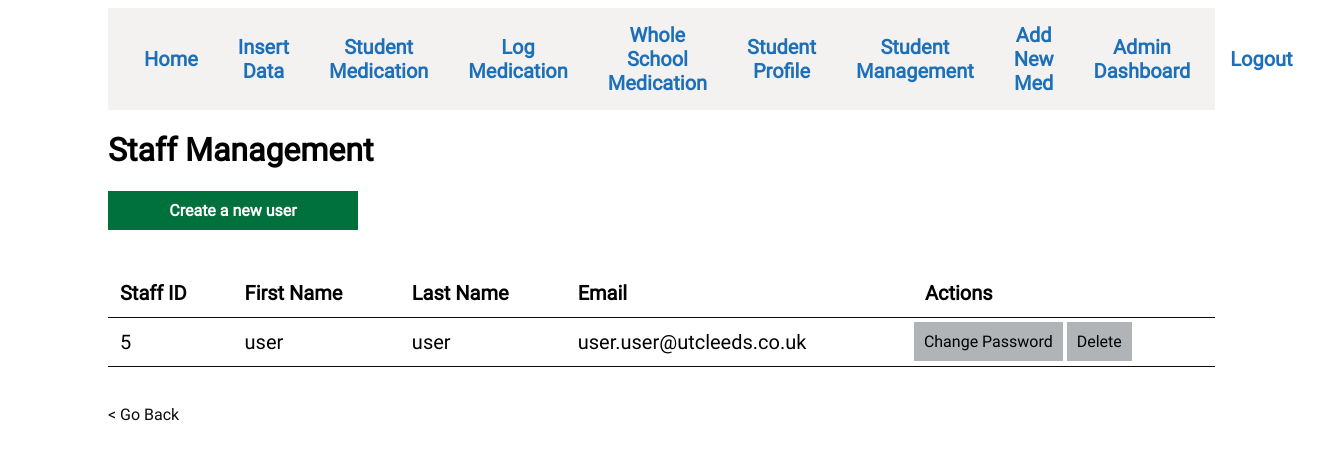
Screenshot of /admin/staff/staff_home.php (signed in) with the database file from the repository.
### tables this page shows
CREATE TABLE `staff` (
  `staff_id` int UNSIGNED NOT NULL,
  `first_name` text NOT NULL,
  `last_name` text NOT NULL,
  `email` text NOT NULL,
  `password` text NOT NULL,
  `group` text NOT NULL
);

### admin/staff/staff_home.php (the view, shortened to what this page needs)
<?php
include "../../server/db_connect.php";
$query = "SELECT staff_id, first_name, last_name, email FROM staff WHERE staff_id != 1";
$stmt = $conn->prepare($query);
$stmt->execute();
$staffData = $stmt->fetchAll(PDO::FETCH_ASSOC);
?>
<!DOCTYPE html>
<html>
<head>
    <link rel="stylesheet" href="../../assets/style/style.css">
</head>
<body class="full_page_styling">
<div>
        <ul class="nav_bar">
            <div class="nav_left">
                <li class="navbar_li"><a href="../../dashboard/dashboard.php">Home</a></li>
                <li class="navbar_li"><a href="../../insert_data/insert_data_home.php">Insert Data</a></li>
                <li class="navbar_li"><a href="../../bigtable/bigtable.php">Student Medication</a></li>
                <li class="navbar_li"><a href="../../log/log_form.php">Log Medication</a></li>
                <li class="navbar_li"><a href="../../whole_school/whole_school_table.php">Whole School Medication</a></li>
                <li class="navbar_li"><a href="../../student_profile/student_profile.php">Student Profile</a></li>
                <li class="navbar_li"><a href="../../edit_details/student_table.php">Student Management</a></li>
                <li class="navbar_li"><a href="../../log-new-med/log_new_med.php">Add New Med</a></li>
            </div>
            <div class="nav_left">
                <li class="navbar_li"><a href="../../admin/admin_dashboard.php">Admin Dashboard</a></li>
                <li class="navbar_li"><a href="../../logout.php">Logout</a></li>
            </div>
        </ul>
    </div>
<h1>Staff Management</h1>
    <button class="submit"><a class="remove_a" href="create_user_form.php">Create a new user</a></button>
    <br><br>
<table class="big_table">
    <thead>
    <tr>
        <th class="big_table_th">Staff ID</th>
        <th class="big_table_th">First Name</th>
        <th class="big_table_th">Last Name</th>
        <th class="big_table_th">Email</th>
        <th class="big_table_th">Actions</th>
    </tr>
    </thead>
    <tbody>
    <?php if (!empty($staffData)): ?>
        <?php foreach ($staffData as $row): ?>
            <tr>
                <td class="big_table_td"><?= htmlspecialchars($row['staff_id']) ?></td>
                <td class="big_table_td"><?= htmlspecialchars($row['first_name']) ?></td>
                <td class="big_table_td"><?= htmlspecialchars($row['last_name']) ?></td>
                <td class="big_table_td"><?= htmlspecialchars($row['email']) ?></td>
                <td class="action-buttons">
                    <form action="change_password.php" method="GET" style="display:inline;">
                        <button class="secondary_button" type="submit">Change Password</button>
                    </form>
                    <form action="delete_user.php" method="POST" style="display:inline;">
                        <button class="secondary_button" type="submit">Delete</button>
                    </form>
                </td>
            </tr>
        <?php endforeach; ?>
    <?php else: ?>
        <tr>
            <td colspan="5">No staff members found.</td>
        </tr>
    <?php endif; ?>
    </tbody>
</table>
    <br><br>
    <a class="back_link" href="../admin_dashboard.php">< Go Back</a>
</body>
</html>

### assets/style/style.css (style rules this page uses)
* { font-family: Roboto; }
.submit { font-weight: bold; cursor: pointer; font-family: Roboto; padding: 10px; font-size: 16px; width: 250px; background: #00703c; border: none; color: white; }
.nav_bar { background: #f3f2f1; list-style-type: none; margin: 0; padding: 0; display: flex; justify-content: space-between; align-items: center; padding: 0 16px; }
.nav_left, .nav_right { display: flex; align-items: center; }
.navbar_li { margin: 0; padding: 0; display: inline-block; }
.navbar_li a { display: block; color: #1d70b8; text-align: center; padding: 15px 20px; text-decoration: none; position: relative; font-family: roboto; font-size: 20px; font-weight: bold; }
.full_page_styling { padding-left: 100px; padding-right: 100px; }
.secondary_button { background: #b1b4b6; border: none; font-size: 16px; font-family: Roboto; padding: 10px; cursor: pointer; }
.back_link { text-decoration: none; color: #0b0b0c; }
.big_table { width: 100%; border-collapse: collapse; margin-top: 20px; }
.big_table_th { font-weight: bold; padding: 12px; text-align: left; border-bottom: 1px solid #0b0b0c; font-size: 20px; }
.big_table_td { padding: 12px; text-align: left; border-bottom: 1px solid #0b0b0c; font-size: 20px; }
.big_table tr { border-bottom: 1px solid #0b0b0c; }
.remove_a { text-decoration: none; color: white; }

### rows the page displays
staff: staff_id "5", first_name "user", last_name "user", email "user.user@utcleeds.co.uk"
